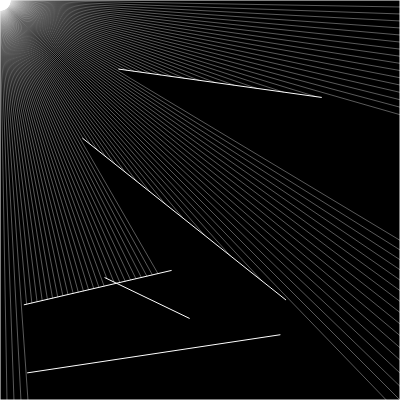
Frame 1 (no input)
Frame 60 (no input): identical to frame 1, image omitted
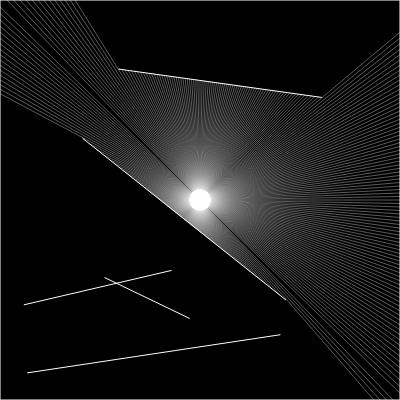
Frame 120 (the mouse pressed at the canvas centre since frame 60)

The p5.js sketch that drew these frames (run headless with seeded random() and noise() and a simulated clock; from frame 60 on, the mouse is pressed at the canvas centre):

// p5.js sketch
// ── sketch.js


let walls = [];
let ray;
let particle;

function setup () {
    createCanvas(400, 400)
    for (let i = 0; i < 5; i++) {
        const x1 = random(width)
        const x2 = random(width)
        const y1 = random(height)
        const y2 = random(height)
        walls.push(new Boundary(x1 ,y1, x2, y2))
    }

    walls.push(new Boundary(0, 0, width, 0))
    walls.push(new Boundary(width, 0, width, height))
    walls.push(new Boundary(width, height, 0, height))
    walls.push(new Boundary(0,height, 0, 0))

    particle = new Particle()
}

function draw () {
    background(0)
    for (let wall of walls) {
        wall.show()
    }
    particle.update(mouseX, mouseY)
    particle.show()
    particle.look(walls)
}
// ── boundary.js
class Boundary {
    constructor(x1, y1, x2, y2) {
        this.a = createVector(x1, y1)
        this.b = createVector(x2, y2)
    }

    show() {
        stroke(255)
        line(this.a.x, this.a.y, this.b.x, this.b.y)
    }
}
// ── particle.js
class Particle {
    constructor() {
        this.pos = createVector(width / 2, height / 2)
        this.rays = []

        for (let a = 0; a < 360; a += 1) {
            this.rays.push(new Ray(this.pos, radians(a)))
        }
    }

    show() {
        fill(255)
        ellipse(this.pos.x, this.pos.y, 4)
        for (let ray of this.rays) {
            ray.show()
        }
    }

    look(walls) {
        for (let ray of this.rays) {
            let closest = null;
            let record = Infinity

            for (let wall of walls) {
                const pt = ray.cast(wall)
                if (pt) {
                    const d = p5.Vector.dist(this.pos, pt)
                    if (d < record) {
                        record = d
                        closest = pt
                    }    
                }   
            }

            if (closest) {
                stroke(255, 90)
                line(this.pos.x, this.pos.y, closest.x, closest.y)
            }
        }
    }

    update(newX, newY) {
        this.pos.set(newX, newY)
    }
}
// ── ray.js
class Ray {
    constructor(pos, angle) {
        this.pos = pos
        this.dir = p5.Vector.fromAngle(angle)
    }

    lookAt(x, y) {
        this.dir.x = x - this.pos.x
        this.dir.y = y - this.pos.y
        this.dir.normalize()
    }

    show() {
        stroke(255)
        push()
        translate(this.pos.x, this.pos.y)
        line(0,0, this.dir.x * 10, this.dir.y * 10)
        pop()
    }

    cast(wall) {
        const x1 = wall.a.x
        const y1 = wall.a.y
        const x2 = wall.b.x
        const y2 = wall.b.y

        const x3 = this.pos.x
        const y3 = this.pos.y 
        const x4 = this.pos.x + this.dir.x
        const y4 = this.pos.y + this.dir.y


        // Line-line intersection formula
        // https://en.wikipedia.org/wiki/Line%E2%80%93line_intersection

        // denominator
        const den = (x1 - x2) * (y3 - y4) - (y1 - y2) * (x3 - x4)
        if (den == 0) return 

        const t = ((x1 - x3) * (y3 - y4) - (y1 - y3) * (x3 - x4)) / den
        const u = - ((x1 - x2) * (y1 - y3) - (y1 - y2) * (x1 - x3)) / den

        if (t > 0 && t < 1 && u > 0) {
            const pt = createVector()
            pt.x = x1 + t * (x2 - x1); 
            pt.y = y1 + t * (y2 - y1);
            return pt
        }

        return
    }
}
